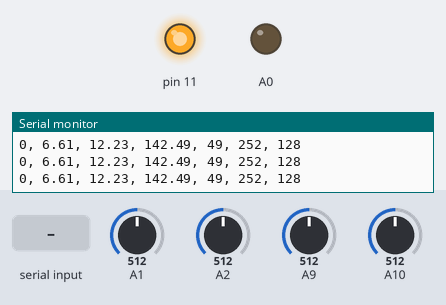
Simulated run of this sketch. Board: Arduino Mega 2560, built with avr-gcc and run on an emulated ATmega2560. On the bench: output pins drawn as LEDs (lit = HIGH), the last lines printed to the serial monitor. The inputs (shaded band) are chosen by the test bench; at power-on: A10 = 512, A1 = 512, A2 = 512, A9 = 512.

Above: at 1.2 s.
1.3 s: "OV1\n" received over Serial
At 1.8 s:
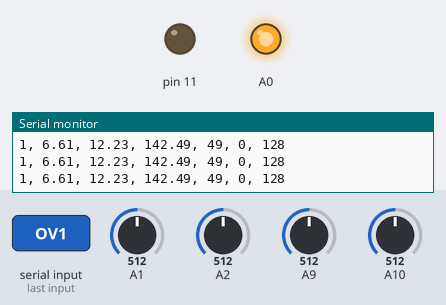
2.8 s: "OV0\n" received over Serial
At 4.0 s:
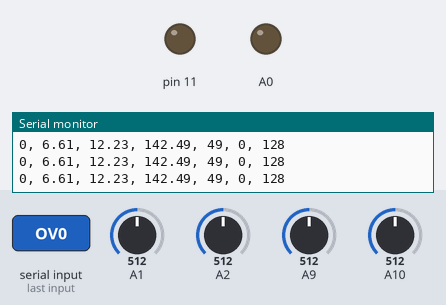
4.3 s: "automatic\n" received over Serial
At 5.5 s:
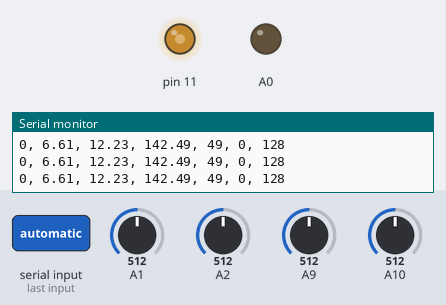
5.8 s: A10 set to 716
At 7.1 s:
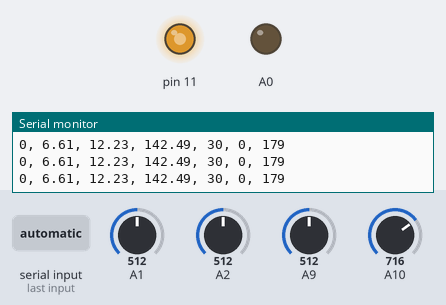
7.4 s: A10 set to 30
At 8.5 s:
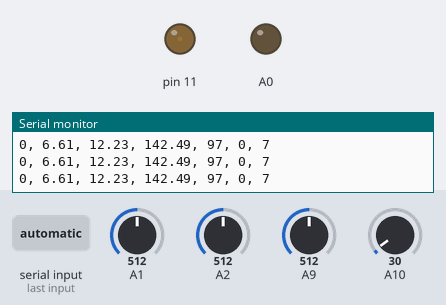
9.0 s: "OV1\n" received over Serial
At 9.5 s:
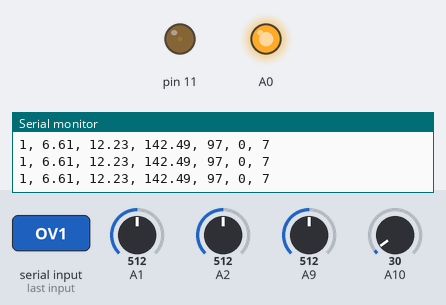
Timing chart, 0 to 11.5 s (numbered marks = the images above; inputs shaded):
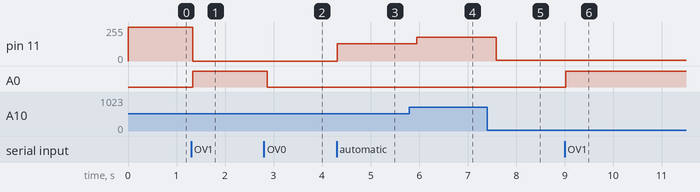

Measured:
- after the input at 1.3 s, pin 11: 252/255 → 0/255 at once; A0: LOW → HIGH at once
- after the input at 2.8 s, A0: HIGH → LOW after 0.07 s
- after the input at 4.3 s, pin 11: 0/255 → 128/255 at once
- after the input at 5.8 s, pin 11: 128/255 → 179/255 after 0.15 s
- after the input at 7.4 s, pin 11: 179/255 → 7/255 after 0.19 s
- after the input at 9.0 s, A0: LOW → HIGH at once

The sketch:

ReadAnalogVoltages.ino
```cpp
bool Overcharge = false;
int PWM=252;
int PWMVary=252;
bool manualPWM = true;
int ADCValueLight_Old=0;
int ADCValueLight;

// the setup routine runs once when you press reset:
void setup() {
  // initialize serial communication at 9600 bits per second:
  Serial.begin(9600);
  //Setup Pin A0 as Output Pin
  pinMode(A0, OUTPUT);
  pinMode(11,OUTPUT);
}

// the loop routine runs over and over again forever:
void loop() {
  //Check for Overcharge Protection
   if (Serial.available()) {
    String UserInput = Serial.readStringUntil('\n');
    UserInput.trim();

    if(UserInput.equals("OV1")){
      Overcharge = true;
      //set Pin 0 High
      digitalWrite(A0, HIGH);
    } else if (UserInput.equals("OV0")){
      Overcharge = false;
      //set Pin 0 Low
      digitalWrite(A0, LOW);
    }

    if((UserInput!="OV1")&&(UserInput!="manual")){
      PWM = UserInput.toInt()*2.52;
    } else if ((UserInput!="OV0")&&(UserInput!="manual")){
      PWM = UserInput.toInt()*2.52;
    }

   if(UserInput.equals("manual")){
      manualPWM=true;
      PWM = UserInput.toInt()*2.52;
    } else if (UserInput.equals("automatic")){
      manualPWM=false;
    }


   }


if(ADCValueLight<ADCValueLight_Old-5||ADCValueLight>ADCValueLight_Old+5)
{
  PWMVary = ADCValueLight/4;
}


if(manualPWM==true){
  analogWrite(11,PWM);

}
if(manualPWM==false){
  analogWrite(11,PWMVary);

}

  // read the Battery Voltage on analog pin 1:
  int ADCValueBattery = analogRead(A1);
  // Convert the analog reading (which goes from 0 - 1023) to a voltage (0 - 5V):
  float voltageBattery = ADCValueBattery * (5.0 / 1023.0);
  // Convert the output voltage to the Original Battery Voltage
  float voltageBatteryInput = (voltageBattery+12.375)/2.25 ;

  // read the Supply Voltage on analog pin 2:
  int ADCValueSupply = analogRead(A2);
  // Convert the analog reading (which goes from 0 - 1023) to a voltage (0 - 5V):
  float voltageSupply = ADCValueSupply * (5.0 / 1023.0);
  // Convert the output voltage to the Original Battery Voltage
  float voltageSupplyInput = (voltageSupply*22)/4.5 ;

  // read the Battery Current on analog pin 9:
  int ADCValueCurrent = analogRead(A9);
  // Convert the analog reading (which goes from 0 - 1023) to a voltage (0 - 5V):
  float currentBattery = ADCValueCurrent * (5.0 / 1023.0);
  // Convert the output voltage to the Original Battery Voltage
  float currentBatteryInput = ((currentBattery-1.79)/5)*(1000) ;  //10^3 converts A to mA

  // read the Light Level on analog pin 10:
  ADCValueLight = analogRead(A10);
  // Convert the analog reading (which goes from 0 - 1023) to a voltage (0 - 5V):
  float voltageLight = ADCValueLight * (5.0 / 1023.0);
  //Convert the output voltage to a scale of 0-100%
  byte LightPercentage = (((voltageLight*0.2)-1)*-1)*100;

  // print out the values you read:
  Serial.print(Overcharge);
  Serial.print(", ");
  Serial.print(voltageBatteryInput);
  Serial.print(", ");
  Serial.print(voltageSupplyInput);
  Serial.print(", ");
  Serial.print(currentBatteryInput);
  Serial.print(", ");
  Serial.print(LightPercentage);
  Serial.print(", ");
  Serial.print(PWM);
  Serial.print(", ");
  Serial.println(PWMVary);
  delay(100);
}
```
